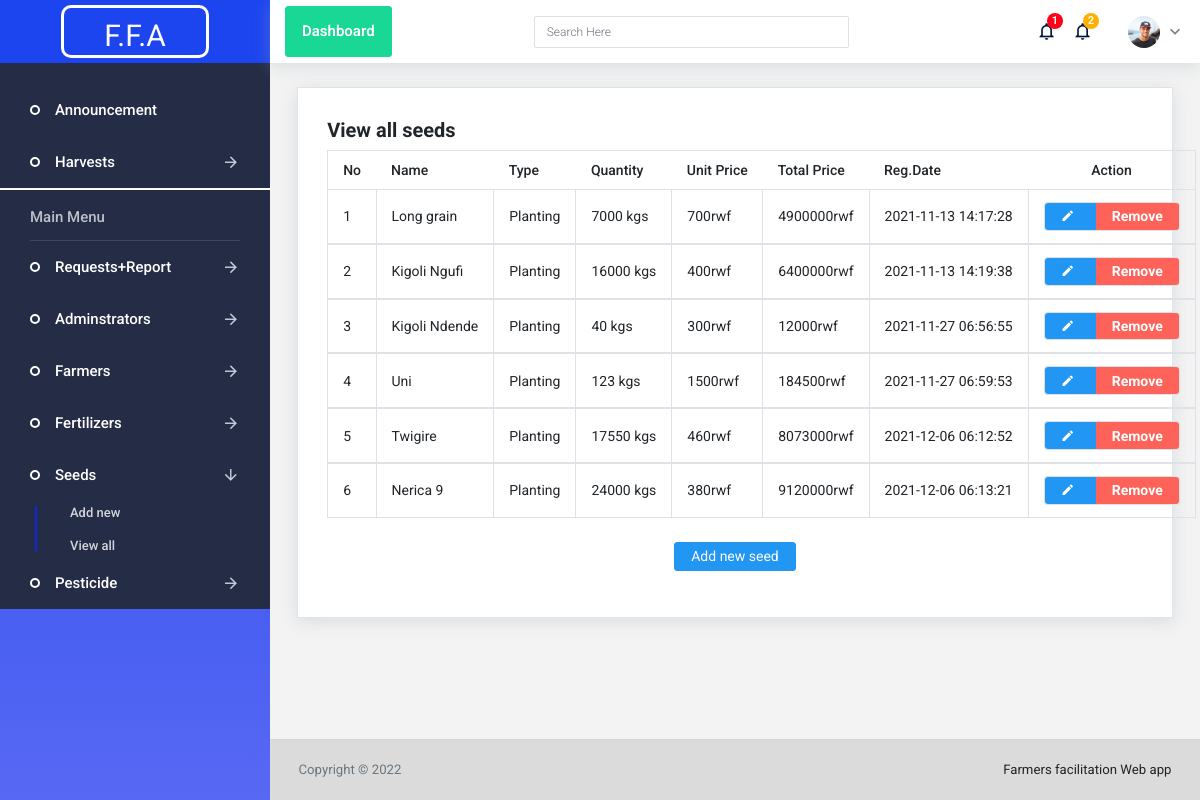
Screenshot of /manage/seeds?view_all with the database file from the repository.
### tables this page shows
CREATE TABLE `seeds` (
  `item_id` int(10) NOT NULL,
  `item_name` varchar(150) NOT NULL,
  `item_type` varchar(150) NOT NULL,
  `quantity` int(10) NOT NULL,
  `unit_price` double NOT NULL,
  `created_at` datetime NOT NULL DEFAULT current_timestamp()
);

### configs/query.php (called while the page is built, shortened)
<?php
require_once('connection.php');
class Query extends DBConnection {
	public function __construct() {
		$obj = new DBConnection;
		$this->conLink= $obj->connect();
	}
	public function viewAllDamnItems($thing) {
		if($thing=='FERT') {
			$sql= "SELECT * FROM `fertilizer` ORDER BY created_at";
		} else if($thing=='PEST') {
			$sql= "SELECT * FROM `pesticide` ORDER BY created_at";
		} else if($thing=='SEED') {
			$sql= "SELECT * FROM `seeds` ORDER BY created_at";
		}
		$stmt=$this->conLink->prepare($sql);
		$stmt->execute();
		return $stmt;
	}
}
?>

### configs/connection.php (called while the page is built, shortened)
<?php
class DBConnection {
    public    $host = "localhost";
    protected $dbase= "farmer_app";
    private   $user = "root";
    private   $pass = "";
    public function connect(){
        try {
            $dsn= "mysql:host=$this->host; dbname=$this->dbase";
            $this->con = new PDO($dsn, $this->user, $this->pass );
            return $this->con;
        } catch(PDOException $error) {
            echo "OOPS! ERROR OCCURED".$error->getMessage();
        }
    }
}
?>

### manage/seeds.php (the view, shortened to what this page needs)
<?php
include('../configs/header.php');
include('../configs/sidebar.php');
$criteria = "SEED";
$main_item= "seed";
?>
<div class="main-panel">
  <div class="content-wrapper">
    <?php if(isset($_GET['view_all'])) { ?>
    <div class="row">
      <div class="col-lg-12 grid-margin stretch-card">
        <div class="card">
          <div class="card-body">
            <h4><strong>View all <?php echo $main_item."s";?></strong></h4>
            <table class="table table-bordered">
              <thead>
                <tr style="font-weight: bolder!important;">
                  <th> No </th>
                  <th> Name </th>
                  <th> Type </th>
                  <th> Quantity </th>
                  <th> Unit Price </th>
                  <th> Total Price </th>
                  <th> Reg.Date </th>
                  <th colspan="2" class="text-center"> Action </th>
                </tr>
              </thead>
              <?php
              $num = 1;
              $stmt= $query->viewAllDamnItems($criteria);
              while($result= $stmt->FETCH(PDO::FETCH_ASSOC)) {
              ?>
              <tbody>
                <tr>
                  <td> <?php echo $num; ?> </td>
                  <td> <?php echo $result['item_name']; ?> </td>
                  <td> <?php echo $result['item_type']; ?> </td>
                  <td> <?php echo $result['quantity']; ?> kgs </td>
                  <td> <?php echo $result['unit_price']; ?>rwf </td>
                  <td> <?php echo ($result['quantity'] * $result['unit_price']); ?>rwf </td>
                  <td> <?php echo $result['created_at']; ?> </td>
                  <td class="text-center">
                    <div class="btn-group" role="group">
                      <a data-toggle="tooltip" data-placement="top" href="?upd_item=<?php echo $result['item_id']; ?>" class="btn btn-primary" title="Update">
                        <i class="mdi mdi-pencil"></i>
                      </a>
                      <a href="?del=<?php echo $result['item_id']; ?>" onclick="return confirm('Are you sure you want to remove this item?')" class="btn btn-danger" title="Remove">
                        <strong>Remove</strong>
                      </a>
                    </div>
                  </td>
                </tr>
              </tbody>
            <?php $num++; } ?>
            </table><br>
            <p class="text-center">
              <a href="?register" class="btn btn-md btn-primary">Add new <?php echo $main_item; ?></a>
            </p>
          </div>
        </div>
      </div>
    </div>
    <?php } ?>
  </div>
  <?php
  include('../configs/footer.php');
  ?>

### assets/css/demo_1/style.css (style rules this page uses)
.card { box-shadow: 0 0 0 0 rgba(90, 113, 208, 0.11), 0 4px 16px 0 rgba(167, 175, 183, 0.33); border: solid 1px #dde4eb; border-radius: 0px; }
.main-panel { transition: width 0.25s ease, margin 0.25s ease; width: calc(100% - 270px); min-height: calc(100vh - 63px); display: flex; flex-direction: column; }
.content-wrapper { background: #F3F3F3; padding: 1.5rem 1.7rem; width: 100%; flex-grow: 1; }

### rows the page displays
seeds: item_name "Long grain", item_type "Planting", quantity "7000", unit_price "700", $result['quantity'] * $result['unit_price'] "4900000", created_at "2021-11-13 14:17:28"
seeds: item_name "Kigoli Ngufi", item_type "Planting", quantity "16000", unit_price "400", $result['quantity'] * $result['unit_price'] "6400000", created_at "2021-11-13 14:19:38"
seeds: item_name "Kigoli Ndende", item_type "Planting", quantity "40", unit_price "300", $result['quantity'] * $result['unit_price'] "12000", created_at "2021-11-27 06:56:55"
seeds: item_name "Uni", item_type "Planting", quantity "123", unit_price "1500", $result['quantity'] * $result['unit_price'] "184500", created_at "2021-11-27 06:59:53"
seeds: item_name "Twigire", item_type "Planting", quantity "17550", unit_price "460", $result['quantity'] * $result['unit_price'] "8073000", created_at "2021-12-06 06:12:52"
seeds: item_name "Nerica 9", item_type "Planting", quantity "24000", unit_price "380", $result['quantity'] * $result['unit_price'] "9120000", created_at "2021-12-06 06:13:21"

### other values shown
$penRequestCount "1"
$recHarvestCount "2"
$main_item "seed"
$func->getAppName() "Farmers facilitation Web app"
